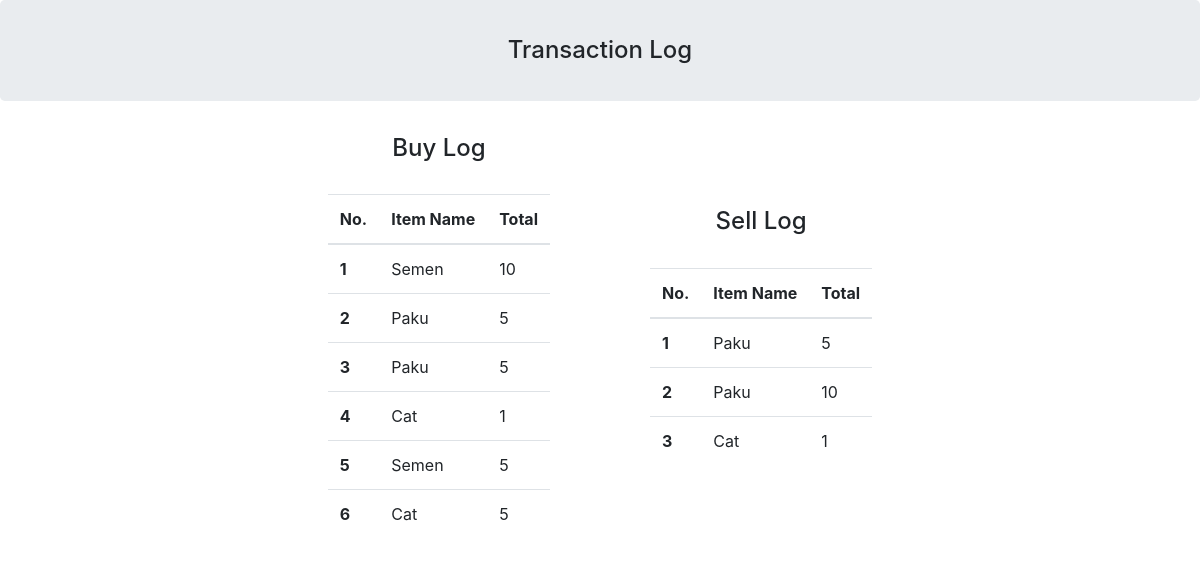
Screenshot of /log.php with the database file from the repository.
### tables this page shows
CREATE TABLE `jual` (
  `IDJual` int(11) NOT NULL,
  `IDBarang` int(11) NOT NULL,
  `Jumlah` int(11) NOT NULL
);

CREATE TABLE `barang` (
  `IDBarang` int(11) NOT NULL,
  `NamaBarang` varchar(128) NOT NULL,
  `HargaBeli` int(11) NOT NULL,
  `HargaJual` int(11) NOT NULL,
  `Stok` int(11) NOT NULL
);

### log.php (the view, shortened to what this page needs)
<!DOCTYPE html>
<html lang="en" dir="ltr">
  <head>
    <link rel="stylesheet" href="https://cdn.jsdelivr.net/npm/bootstrap@4.5.3/dist/css/bootstrap.min.css">
  </head>
  <body>
    <div class="jumbotron text-center" style="padding:20px">
      <p class="lead"><h4>Transaction Log</h4></p>
    </div>
    <div class="container">
    <table style="display:flex; justify-content: center"><tr><td>
    <table class="table" >
    <thead>
      <tr>
        <h4 class="text-center">Buy Log</h4>
        <br>
      </tr>
      <tr>
        <th scope="col">No.</th>
        <th scope="col">Item Name</th>
        <th scope="col">Total</th>
      </tr>
    </thead>
    <tbody>
        <?php
          include 'connection.php';
          $sql = "SELECT NamaBarang, Jumlah FROM beli, barang WHERE barang.IDBarang LIKE beli.IDBarang";
          $result = $connect->query($sql);
          $counter = 0;
          if($result->num_rows>0){
           while ($row = $result->fetch_assoc()){
             $counter++;
             echo "<tr>" .
                  "<th scope='row'> $counter </th>" .
                  "<td> {$row['NamaBarang']} </td>" .
                  "<td> {$row['Jumlah']} </td>";
           }
          }
          ?>
    </tbody>
  </table>
</td><td>&emsp;&emsp;&emsp;&emsp;&emsp;&emsp;</td><td>
  <table class="table">
  <thead>
    <tr>
      <h4 class="text-center">Sell Log</h4>
      <br>
    </tr>
    <tr>
      <th scope="col">No.</th>
      <th scope="col">Item Name</th>
      <th scope="col">Total</th>
    </tr>
  </thead>
  <tbody>
      <?php
        include 'connection.php';
        $sql = "SELECT NamaBarang, Jumlah FROM jual, barang WHERE barang.IDBarang LIKE jual.IDBarang";
        $result = $connect->query($sql);
        $counter = 0;
        if($result->num_rows>0){
         while ($row = $result->fetch_assoc()){
           $counter++;
           echo "<tr>" .
                "<th scope='row'> $counter </th>" .
                "<td> {$row['NamaBarang']} </td>" .
                "<td> {$row['Jumlah']} </td>";
         }
        }
        ?>
  </tbody>
</tr>
</table>
</div>
  </body>
</html>

### rows the page displays
jual: IDBarang.NamaBarang "Paku", Jumlah "5"
jual: IDBarang.NamaBarang "Paku", Jumlah "10"
jual: IDBarang.NamaBarang "Cat", Jumlah "1"

### other values shown
$row['NamaBarang'] "Semen"
$row['Jumlah'] "10"
$row['NamaBarang'] "Paku"
$row['Jumlah'] "5"
$row['NamaBarang'] "Cat"
$row['Jumlah'] "1"
